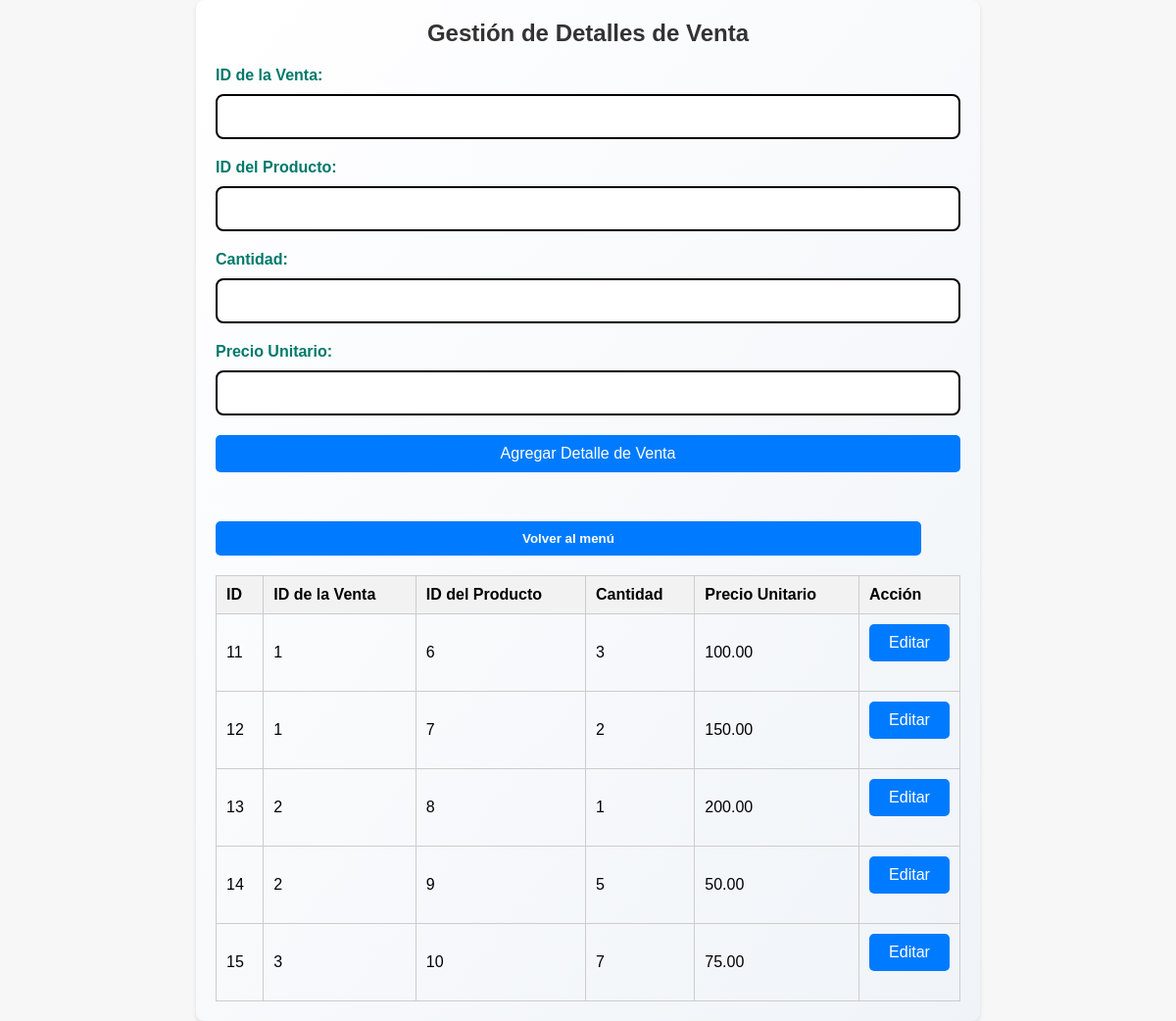
The app's page /detalles_venta.php (signed in) with its own data.
### tables this page shows
CREATE TABLE `detalles_venta` (
  `id` int(11) NOT NULL,
  `venta_id` int(11) DEFAULT NULL,
  `producto_id` int(11) DEFAULT NULL,
  `cantidad` int(11) DEFAULT NULL,
  `precio_unitario` decimal(10,2) DEFAULT NULL
);

### permisos.php (called while the page is built)
<?php
function verificarPermisos($perfil, $tabla, $accion) {
    $permisos = [
        'root' => ['ver' => '*', 'editar' => '*'],
        'gerente' => [
            'ver' => '*',
            'editar' => ['clientes', 'productos', 'ventas', 'proveedores', 'almacen', 'detalles_venta', 'categorias']
        ],
        'secretaria' => [
            'ver' => ['clientes', 'productos', 'ventas', 'proveedores', 'almacen', 'detalles_venta', 'categorias'],
            'editar' => ['clientes', 'productos', 'ventas', 'detalles_venta', 'categorias']
        ],
        'empleado' => [
            'ver' => ['clientes', 'productos', 'ventas', 'detalles_venta', 'categorias'],
            'editar' => ['ventas', 'clientes','detalles_venta']
        ]
    ];
     if ($permisos[$perfil][$accion] === '*') {
        return true;
    }
    return in_array($tabla, $permisos[$perfil][$accion]);
}

### detalles_venta.php (the view, shortened to what this page needs)
<?php
include 'permisos.php';
$perfil = $_SESSION['perfil'];
$host = "localhost";
$user = "root";
$pass = "";
$dbname = "tienda-f";
$conn = new mysqli($host, $user, $pass, $dbname);
$sql = "SELECT detalles_venta.id, detalles_venta.venta_id, detalles_venta.producto_id, detalles_venta.cantidad, detalles_venta.precio_unitario
        FROM detalles_venta";
$result = $conn->query($sql);
?>
<!DOCTYPE html>
<html lang="es">
<head>
    <link rel="stylesheet" href="styles.css">
</head>
<body>
    <div class="container">
        <h1>Gestión de Detalles de Venta</h1>
        <form method="POST" action="">
            <label for="venta_id">ID de la Venta:</label>
            <input type="number" id="venta_id" name="venta_id" required>
            <label for="producto_id">ID del Producto:</label>
            <input type="number" id="producto_id" name="producto_id" required>
            <label for="cantidad">Cantidad:</label>
            <input type="number" id="cantidad" name="cantidad" required>
            <label for="precio_unitario">Precio Unitario:</label>
            <input type="number" step="0.01" id="precio_unitario" name="precio_unitario" required>
            <input type="submit" name="agregar" value="Agregar Detalle de Venta" class="btn">
        </form>
        <div class="button-group">
            <form method="POST" action="<?php
                if ($_SESSION['perfil'] === 'root') {
                    echo 'root.php';
                } elseif ($_SESSION['perfil'] === 'secretaria') {
                    echo 'lorena.php';
                } elseif ($_SESSION['perfil'] === 'gerente') {
                    echo 'cristian.php';
                } elseif ($_SESSION['perfil'] === 'empleado') {
                    echo 'jeremy.php';
                }
            ?>">
                <button type="submit" class="btn">Volver al menú</button>
            </form>
        </div>
        <table>
            <tr>
                <th>ID</th>
                <th>ID de la Venta</th>
                <th>ID del Producto</th>
                <th>Cantidad</th>
                <th>Precio Unitario</th>
                <?php if (verificarPermisos($perfil, 'detalles_venta', 'editar')): ?>
                    <th>Acción</th>
                <?php endif; ?>
            </tr>
            <?php if ($result->num_rows > 0) {
                while ($row = $result->fetch_assoc()) { ?>
                    <tr>
                        <td><?php echo $row['id']; ?></td>
                        <td>
                            <?php if (isset($_POST['editar']) && $_POST['detalle_id'] == $row['id']): ?>
                                <form method="POST" action="">
                                    <input type="hidden" name="detalle_id" value="<?php echo $row['id']; ?>">
                                    <input type="number" name="venta_id" value="<?php echo $row['venta_id']; ?>" required>
                                    <input type="number" name="producto_id" value="<?php echo $row['producto_id']; ?>" required>
                                    <input type="number" name="cantidad" value="<?php echo $row['cantidad']; ?>" required>
                                    <input type="number" step="0.01" name="precio_unitario" value="<?php echo $row['precio_unitario']; ?>" required>
                                    <input type="submit" value="Guardar" class="btn">
                                </form>
                            <?php else: ?>
                                <?php echo $row['venta_id']; ?>
                            <?php endif; ?>
                        </td>
                        <td><?php echo $row['producto_id']; ?></td>
                        <td><?php echo $row['cantidad']; ?></td>
                        <td><?php echo $row['precio_unitario']; ?></td>
                        <?php if (verificarPermisos($perfil, 'detalles_venta', 'editar')): ?>
                            <td>
                                <form method="POST" action="">
                                    <input type="submit" name="editar" value="Editar" class="btn">
                                </form>
                            </td>
                        <?php endif; ?>
                    </tr>
                <?php }
            } else {
                echo "<tr><td colspan='6'>No hay detalles de venta registrados.</td></tr>";
            } ?>
        </table>
    </div>
</body>
</html>

### styles.css (style rules this page uses)
* { margin: 0; padding: 0; box-sizing: border-box; }
body { font-family: 'Arial', sans-serif; background-color: #f5f5f5; display: flex; justify-content: center; align-items: center; min-height: 100vh; padding: 20px; }
.container { width: 90%; max-width: 500px; background: linear-gradient(to bottom right, #ffffff, #f0f4f8); padding: 30px; border-radius: 15px; box-shadow: 0 10px 30px rgba(0, 0, 0, 0.15); transition: box-shadow 0.3s ease; }
h2, h1 { text-align: center; color: #000000; margin-bottom: 20px; font-size: 24px; }
label { display: block; margin-bottom: 10px; font-weight: bold; color: #00796b; }
input { width: 100%; padding: 12px; margin-bottom: 20px; border: 2px solid #000000; border-radius: 8px; font-size: 16px; transition: border-color 0.3s ease, box-shadow 0.3s ease; }
button { background-color: #2600ff; color: #ffffff; padding: 12px; border: none; border-radius: 5px; cursor: pointer; font-weight: bold; width: calc(100% - 40px); margin-top: 10px; transition: background-color 0.3s; position: relative; }
.button-group { display: flex; justify-content: space-between; margin-top: 20px; gap: 10px; }
.button-group a, .button-group button { flex: 1; }
.button-group { display: block; margin-top: 20px; }

### detalles_venta.php (style rules this page uses)
body { font-family: Arial, sans-serif; margin: 0; padding: 0; background-color: #f7f7f7; }
.container { max-width: 800px; margin: 0 auto; padding: 20px; background-color: white; border-radius: 8px; box-shadow: 0 2px 4px rgba(0, 0, 0, 0.1); }
h1 { text-align: center; color: #333; }
table { width: 100%; border-collapse: collapse; margin-top: 20px; }
th, td { border: 1px solid #ccc; padding: 10px; text-align: left; }
th { background-color: #f2f2f2; }
.btn { padding: 10px; color: white; background-color: #007bff; border: none; border-radius: 5px; cursor: pointer; }

### records on screen
detalles_venta: id "11", venta "1", producto "6", cantidad "3", precio_unitario "100.00"
detalles_venta: id "12", venta "1", producto "7", cantidad "2", precio_unitario "150.00"
detalles_venta: id "13", venta "2", producto "8", cantidad "1", precio_unitario "200.00"
detalles_venta: id "14", venta "2", producto "9", cantidad "5", precio_unitario "50.00"
detalles_venta: id "15", venta "3", producto "10", cantidad "7", precio_unitario "75.00"
